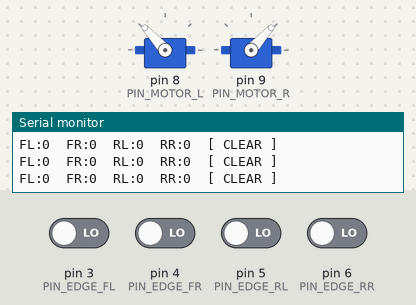
The sketch below on a simulated Arduino Uno, built for the host (arithmetic inside an expression is 32-bit, double 64-bit). On the bench: 2 × servo, the last lines printed to the serial monitor. The inputs (shaded band) are chosen by the test bench; at power-on: pin 3 (PIN_EDGE_FL), pin 4 (PIN_EDGE_FR), pin 5 (PIN_EDGE_RL), pin 6 (PIN_EDGE_RR) LOW.

Above: at 4.2 s.
4.3 s: pin 3 (PIN_EDGE_FL) driven HIGH
At 4.47 s:
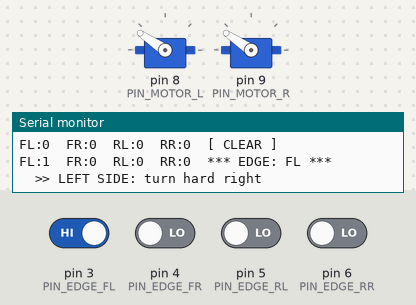
7.3 s: pin 4 (PIN_EDGE_FR) driven HIGH
At 7.96 s:
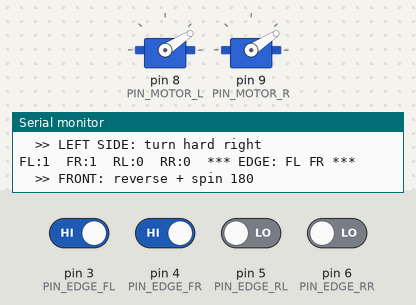
10.3 s: pin 5 (PIN_EDGE_RL) driven HIGH
At 10.82 s:
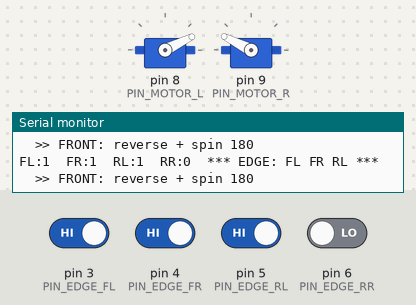
13.3 s: pin 6 (PIN_EDGE_RR) driven HIGH
At 13.82 s:
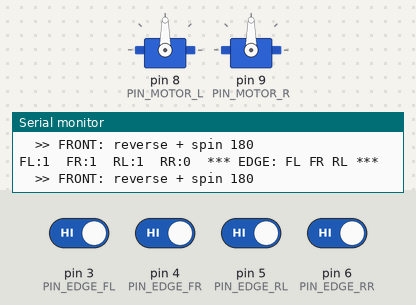
16.3 s: pin 3 (PIN_EDGE_FL) driven LOW
19.3 s: pin 4 (PIN_EDGE_FR) driven LOW
Timing chart, 0 to 23.3 s (numbered marks = the images above; inputs shaded):
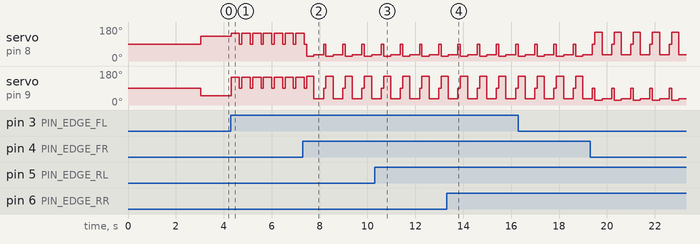

The sketch:

Motor_Test.ino
```cpp
#include <Servo.h>

// ── Pins ──────────────────────────────────────────────────────────────────────
#define PIN_EDGE_FL  3
#define PIN_EDGE_FR  4
#define PIN_EDGE_RL  5
#define PIN_EDGE_RR  6
#define PIN_MOTOR_L  8
#define PIN_MOTOR_R  9

// ── Motor ─────────────────────────────────────────────────────────────────────
#define PWM_MAX      255
#define PWM_CREEP    120
#define PWM_REVERSE  180
#define PWM_TURN     160

Servo motorL, motorR;

void setMotors(int l, int r) {
  l = constrain(l, -PWM_MAX, PWM_MAX);
  r = constrain(r, -PWM_MAX, PWM_MAX);
  motorL.writeMicroseconds(map(l, -PWM_MAX, PWM_MAX, 1000, 2000));
  motorR.writeMicroseconds(map(r, -PWM_MAX, PWM_MAX, 1000, 2000));
}

// ── Edge reading ──────────────────────────────────────────────────────────────
uint8_t sampleEdges() {
  uint8_t mask = 0;
  if (digitalRead(PIN_EDGE_FL)) mask |= (1 << 0);  // no !
  if (digitalRead(PIN_EDGE_FR)) mask |= (1 << 1);  // no !
  if (digitalRead(PIN_EDGE_RL)) mask |= (1 << 2);  // no !
  if (digitalRead(PIN_EDGE_RR)) mask |= (1 << 3);  // no !
  return mask;
}

uint8_t readEdgesDebounced() {
  uint8_t first = sampleEdges();
  if (first == 0) return 0;
  delayMicroseconds(500);
  return sampleEdges() & first;
}

// ── Edge responses ────────────────────────────────────────────────────────────

// Front hit — reverse then spin 180°
void respondFront() {
  Serial.println("  >> FRONT: reverse + spin 180");
  setMotors(-PWM_REVERSE, PWM_REVERSE);  // reverse
  delay(300);
  setMotors(-PWM_TURN, -PWM_TURN);       // spin left 180°
  delay(400);
  setMotors(0, 0);
  delay(100);
}

// Rear hit — drive forward then spin
void respondRear() {
  Serial.println("  >> REAR: forward + spin");
  setMotors(PWM_REVERSE, -PWM_REVERSE);  // lunge forward
  delay(300);
  setMotors(-PWM_TURN, -PWM_TURN);       // spin left 180°
  delay(400);
  setMotors(0, 0);
  delay(100);
}

// Left side hit — turn hard right (away from left edge)
void respondLeft() {
  Serial.println("  >> LEFT SIDE: turn hard right");
  setMotors(PWM_TURN, PWM_TURN);         // spin right
  delay(350);
  setMotors(0, 0);
  delay(100);
}

// Right side hit — turn hard left (away from right edge)
void respondRight() {
  Serial.println("  >> RIGHT SIDE: turn hard left");
  setMotors(-PWM_TURN, -PWM_TURN);       // spin left
  delay(350);
  setMotors(0, 0);
  delay(100);
}

// ── Direction logic ───────────────────────────────────────────────────────────
void handleEdge(uint8_t edges) {
  bool fl = edges & (1 << 0);
  bool fr = edges & (1 << 1);
  bool rl = edges & (1 << 2);
  bool rr = edges & (1 << 3);

  bool front = fl || fr;
  bool rear  = rl || rr;
  bool left  = fl || rl;
  bool right = fr || rr;

  // Full side hits take priority over corner hits
  if (left && !right) {
    respondLeft();
  } else if (right && !left) {
    respondRight();
  } else if (front && !rear) {
    respondFront();
  } else if (rear && !front) {
    respondRear();
  } else {
    // Both sides or all sensors — just reverse and spin as safe default
    respondFront();
  }
}

// ── Status printing ───────────────────────────────────────────────────────────
void printStatus(uint8_t edges) {
  bool fl = edges & (1 << 0);
  bool fr = edges & (1 << 1);
  bool rl = edges & (1 << 2);
  bool rr = edges & (1 << 3);

  Serial.print("FL:"); Serial.print(fl ? "1" : "0");
  Serial.print("  FR:"); Serial.print(fr ? "1" : "0");
  Serial.print("  RL:"); Serial.print(rl ? "1" : "0");
  Serial.print("  RR:"); Serial.print(rr ? "1" : "0");

  if (edges) {
    Serial.print("  *** EDGE: ");
    if (fl) Serial.print("FL ");
    if (fr) Serial.print("FR ");
    if (rl) Serial.print("RL ");
    if (rr) Serial.print("RR ");
    Serial.print("***");
  } else {
    Serial.print("  [ CLEAR ]");
  }
  Serial.println();
}

// =============================================================================
// SETUP
// =============================================================================
void setup() {
  Serial.begin(115200);

  pinMode(PIN_EDGE_FL, INPUT_PULLDOWN);
  pinMode(PIN_EDGE_FR, INPUT_PULLDOWN);
  pinMode(PIN_EDGE_RL, INPUT_PULLDOWN);
  pinMode(PIN_EDGE_RR, INPUT_PULLDOWN);

  pinMode(PIN_MOTOR_L, OUTPUT);
  pinMode(PIN_MOTOR_R, OUTPUT);
  motorL.attach(PIN_MOTOR_L, 1000, 2000);
  motorR.attach(PIN_MOTOR_R, 1000, 2000);
  motorL.writeMicroseconds(1500);
  motorR.writeMicroseconds(1500);
  delay(3000);

  Serial.println("========================================");
  Serial.println("       EDGE DETECTION — DIRECTIONAL");
  Serial.println("========================================");
  Serial.println("FRONT hit -> reverse + spin 180");
  Serial.println("REAR  hit -> forward + spin");
  Serial.println("LEFT  hit -> turn hard right");
  Serial.println("RIGHT hit -> turn hard left");
  Serial.println("----------------------------------------");
  Serial.print("Sensor check: FL="); Serial.print(digitalRead(PIN_EDGE_FL));
  Serial.print(" FR="); Serial.print(digitalRead(PIN_EDGE_FR));
  Serial.print(" RL="); Serial.print(digitalRead(PIN_EDGE_RL));
  Serial.print(" RR="); Serial.println(digitalRead(PIN_EDGE_RR));
  Serial.println("========================================");
}

// =============================================================================
// MAIN LOOP
// =============================================================================
uint32_t lastPrint = 0;
uint8_t  lastEdges = 0xFF;
bool     wasEdge   = false;

void loop() {
  uint8_t edges  = readEdgesDebounced();
  bool    isEdge = (edges != 0);

  if (millis() - lastPrint >= 150 || edges != lastEdges) {
    lastPrint = millis();
    printStatus(edges);
    lastEdges = edges;
  }

  if (isEdge) {
    handleEdge(edges);  // blocks for full manoeuvre, no stutter
  } else {
    setMotors(PWM_CREEP, -PWM_CREEP);
  }

  wasEdge = isEdge;
}
```

Measured:
- after the input at 4.3 s, servo on pin 8 (PIN_MOTOR_L), servo on pin 9 (PIN_MOTOR_R): alternates 146° for 0.35 s and 90° for 0.10 s, starting at once
